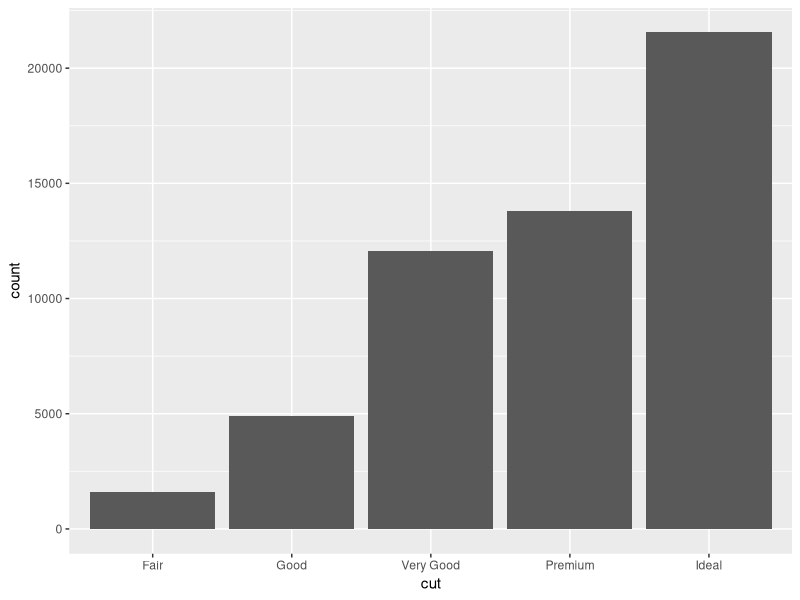
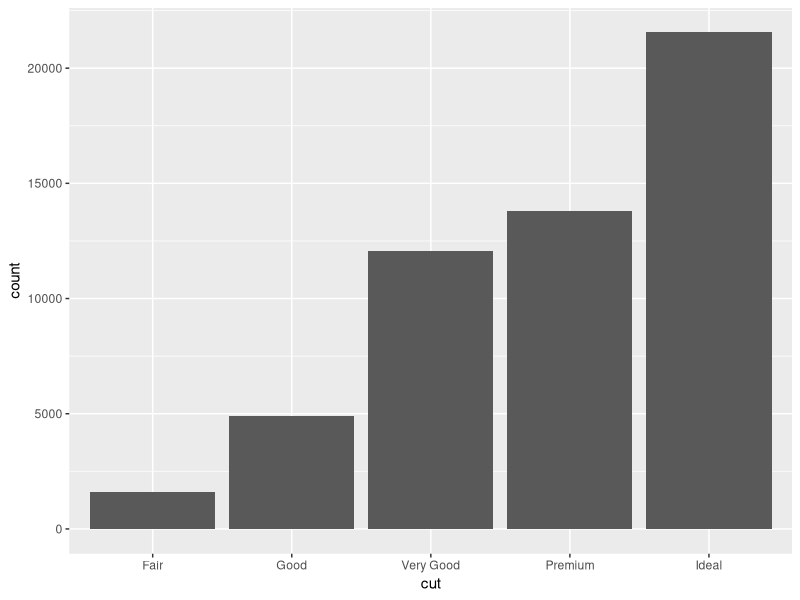
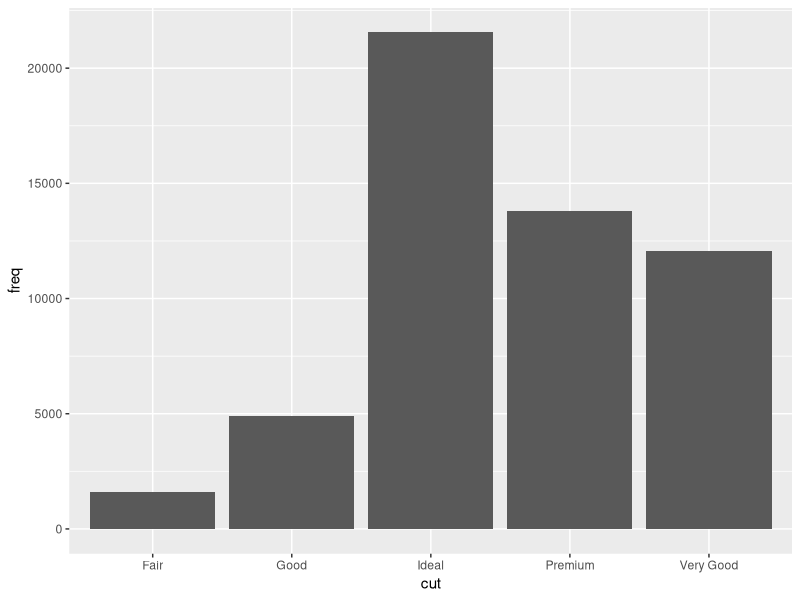
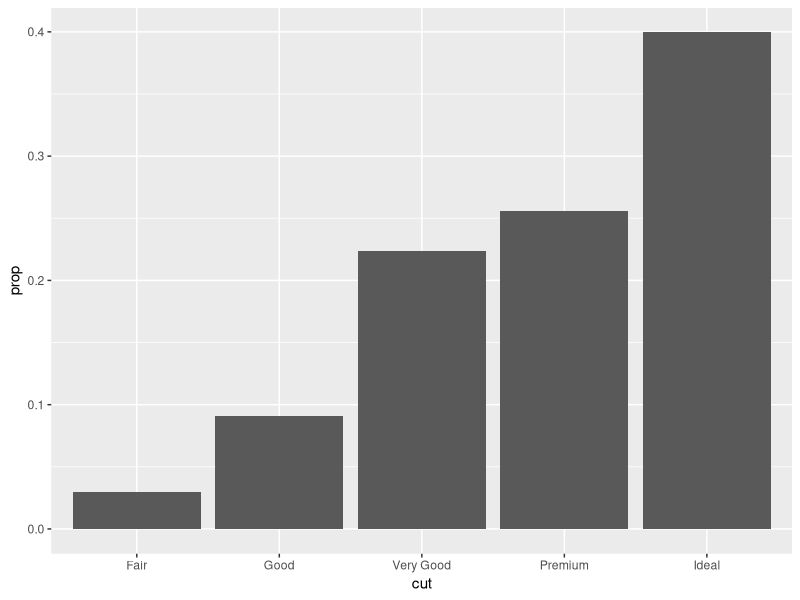
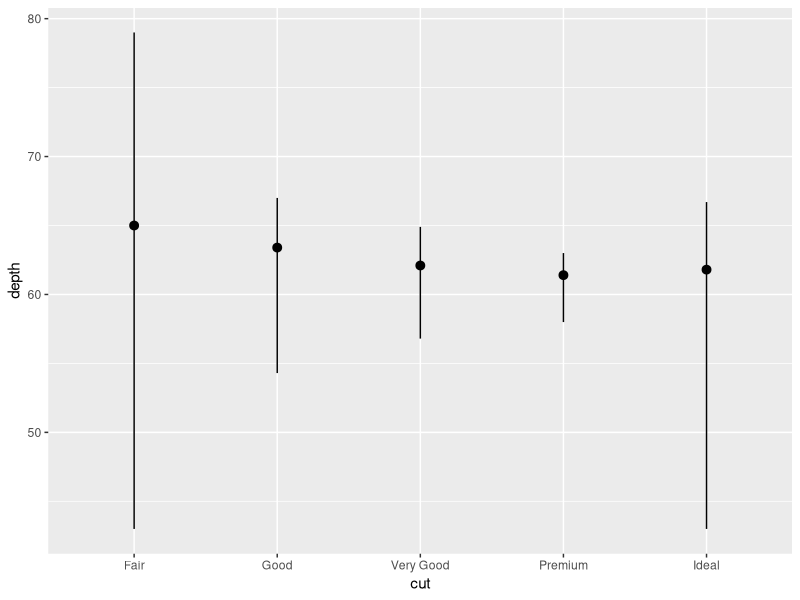
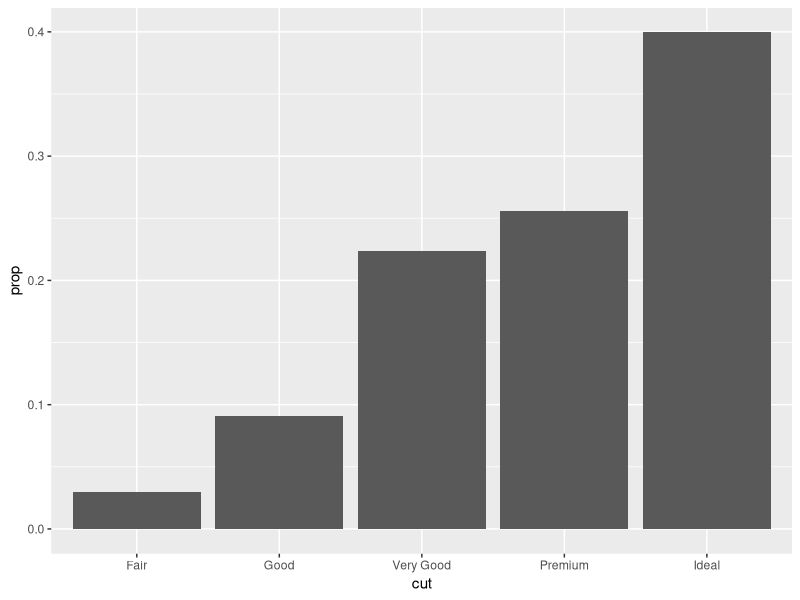
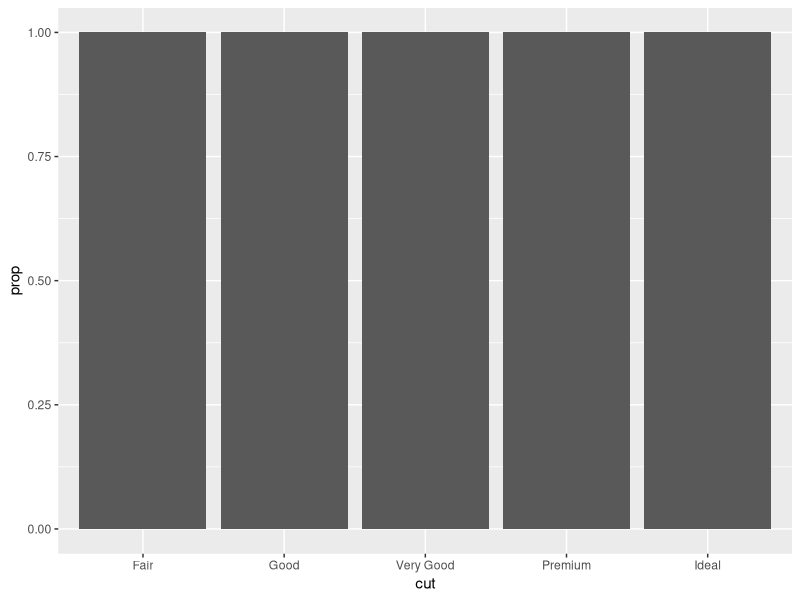
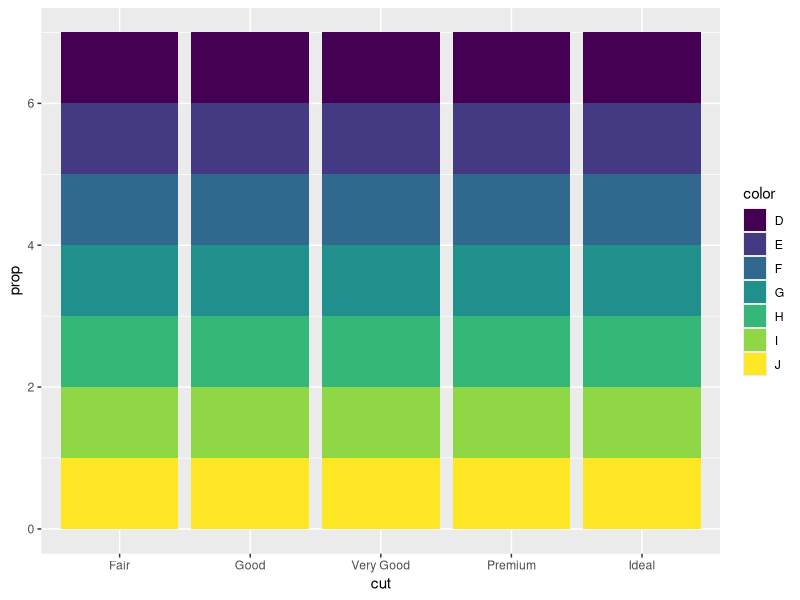

Recreate these plots in R, in order.
###### Fedezzunk fel adatokat vizualisan a ggplot2-vel! (folytatas)

require(tidyverse)



# Ismétlés ----------------------------------------------------------------



#### 6. Statisztikai transzformaciok --------------------------------

# A ggplot2 tartalmaz gyémántokról szóló beépített adatokat
?diamonds

# Oszlopdiagram
ggplot(data = diamonds) + 
    geom_bar(mapping = aes(x = cut))

# Mi van az x tengelyen? Es mi van az y tengelyen?

# Az y tengelyen a darabszám látszik - ez nincs is benne az adattáblában! 
# Egyes geom-ok uj ertekeket szamitanak az abrazolashoz egy algoritmussal, ezt nevezzük az adott geom stat-jának

# Milyen ertekeket szamol a geom_bar()?


# geom es stat fuggvenyek felcserelhetoek,
# mert minden geom-nak van default stat-ja, es viszont
ggplot(data = diamonds) + 
    stat_count(mapping = aes(x = cut))

## 6.1 Statisztikai transzformaciok explicit meghatarozasa ----------------

# A geom_bar() stat argumentumanak felulirasa: 


# a, mutassa a valtozok nyers erteket 

# Meghatározunk egy adattáblát, amiben már benne vagyok a csiszolások darabszámai
# (ennek a szintaxisát majd később megnézzük részletesen!)
demo <- tribble(
  ~cut,         ~freq,
  "Fair",       1610,
  "Good",       4906,
  "Very Good",  12082,
  "Premium",    13791,
  "Ideal",      21551
)

ggplot(data = demo) +
  geom_bar(mapping = aes(x = cut, y = freq), stat = "identity")

# b, mutasson egy másik számított értéket 

# Lassuk inkabb az aranyokat a mennyiseg helyett
ggplot(data = diamonds) + 
    geom_bar(mapping = aes(x = cut, y = stat(prop), group = 1))


# c, Ha jobban ki akarjuk fejteni a statisztikai szamitasokat

# stat_summary(): y ertek statisztikai osszefoglalasa x minden egyedi ertekere

ggplot(data = diamonds) + 
    stat_summary(
        mapping = aes(x = cut, y = depth),
        fun.min = min,
        fun.max = max,
        fun = median
    ) 



# ggplot2 20+ stat fuggvenyt tartalmaz!
# Attekintesuk a ggplot2 cheatsheet-en:
# https://github.com/rstudio/cheatsheets/raw/master/data-visualization-2.1.pdf 

## 6.2 Gyakorlas - statisztikai transzformaciok ----------------

# 1) Mi a stat_summary() default geom-ja? 
# Reprodukald a legutobbi abrat egy geom fuggvennyel!

# 2) Mit csinal a geom_col()? Miben kulonbozik a geom_bar()-tol?

# 3) Milyen ertekeket szamol a stat_smooth()? Milyen parameterekkel vezerelheto?

# 4) Az aranyokat mutato oszlopdiagram kodjaban miert van group=1?
# Mi a problema a ket alatta meghatarozott abraval?
ggplot(data = diamonds) +
    geom_bar(mapping = aes(x = cut, y = stat(prop), group = 1))

ggplot(data = diamonds) + 
  geom_bar(mapping = aes(x = cut, y = after_stat(prop)))

ggplot(data = diamonds) + 
  geom_bar(mapping = aes(x = cut, fill = color, y = after_stat(prop)))

#### 7. A pozicio finomhangolasa --------------------------------

# Mi a kulonbseg a fill es a colour argumentumok kozott oszlopdiagramnal?
ggplot(data = diamonds) + 
    geom_bar(mapping = aes(x = cut, colour = cut))

ggplot(data = diamonds) + 
    geom_bar(mapping = aes(x = cut, fill = cut))

# Ha egy masik valtozot rendelunk a fill argumentumhoz
ggplot(data = diamonds) + 
    geom_bar(mapping = aes(x = cut, fill = clarity))

# Automatikusan fel lettek "polcolva" (stacked) az oszlopok
# Minden egyes téglalap a csiszolás (cut) és a tisztaság (clarity) egy-egy kombinációt mutatja

## 7.1 A position argumentum ----------------

# Milyen oszlopdiagramot lehet még készíteni?

# a, "identity" minden objektumot oda rak ahová esik a koordinátarendszeren belül
# atfedes miatt oszlopoknal nem szerencses

# Ez lathato, ha attetszore allitjuk az oszlopokat
ggplot(data = diamonds, mapping = aes(x = cut, fill = clarity)) + 
    geom_bar(alpha = 1/5, position = "identity")

# Vagy kitoltetlenul hagyjuk oket
ggplot(data = diamonds, mapping = aes(x = cut, colour = clarity)) + 
    geom_bar(fill = NA, position = "identity")

# b, position="fill" jo, ha aranyokat akarunk osszehasonlitani
ggplot(data = diamonds) + 
    geom_bar(mapping = aes(x = cut, fill = clarity), position = "fill")

# Vessük össze az ábrát a gyakorisági táblázattal!
table(diamonds$cut, diamonds$clarity)

# c, position = "dodge" egymas melle pakolja az oszlopokat
# Ertekek kozvetlen osszevetesehez nagyon jo


ggplot(data = diamonds) + 
    geom_bar(mapping = aes(x = cut, fill = clarity), position = "dodge")

# d, van még egy opció, ami pontfelhőknél nagyon jó

# Mi lehet a problema egy ilyen pontfelhovel?
ggplot(data = mpg) + 
    geom_point(mapping = aes(x = displ, y = hwy))


# Adjunk egy kis "zajt" az adatokhoz, hogy ne egymason legyen a pontok
ggplot(data = mpg) + 
    geom_point(mapping = aes(x = displ, y = hwy), position = "jitter")

# Ugyanez rovidebben
ggplot(data = mpg) +
    geom_jitter(mapping = aes(x = displ, y = hwy), width = 0.1)

# Nézzük meg, melyik displ+hwy kombinációban van több átfedő adatpont
ggplot(data = mpg) +
  geom_count(mapping = aes(x = displ, y = hwy), alpha = 0.5)



## 7.2 Gyakorlas - pozicio ----------------

# 1. Mi a gond ezzel az abraval? Hogyan lehetne ertelmesebbe tenni?
ggplot(data = mpg, mapping = aes(x = cty, y = hwy)) + 
    geom_point()

# 2. geom_jitter() fuggvenyben hogyan lehet szabalyozni a zaj merteket?

# 3. Mi a kulonbseg a geom_jitter() es a geom_count() kozott?

#### 8. Koordinata-rendszerek  --------------------------------

# Az alapbeállítás a karteziánus koordináta-rendszer
# x és y értéke határozza meg a pontok helyét
# van még néhány további lehetőség is


# a, x es y tengely felcserelese a coord_flip() fuggvennyel

# ha az x tengelyen egymásba nyúlnak az egyes értékek címkéi

ggplot(data = mpg, mapping = aes(x = class, y = hwy)) + 
    geom_boxplot()


ggplot(data = mpg, mapping = aes(x = class, y = hwy)) + 
    geom_boxplot() +
    coord_flip()


# b, "Polaris" koordinatarendszer a coord_polar() fugvennyel

bar <- ggplot(data = diamonds) + 
    geom_bar(
        mapping = aes(x = cut, fill = cut), 
        show.legend = FALSE,
        width = 1
    ) + 
    theme(aspect.ratio = 1) +
    labs(x = NULL, y = NULL)

bar + coord_flip()
bar + coord_polar()

## 8.1 Gyakorlas - koordinata-rendszerek ----------------

# 1) Keszits "polcolt" (stacked) oszlopbol tortat a coord_polar() fuggvennyel!




# 2) Mit árul el ez az ábra a városi és az országúti fogyasztás kapcsolatáról?
# Miért fontos a coord_fixed() használata?
# Mit csinál a geom_abline()?

ggplot(data = mpg, mapping = aes(x = cty, y = hwy)) +
  geom_point() + 
  geom_abline() +
  coord_fixed()

#### 9. Osszefoglalas: a grafika nyelvtana a ggplot2-ben  -------------------------------- 

# ggplot(data = <DATA>) + 
#     <GEOM_FUNCTION>(
#         mapping = aes(<MAPPINGS>),
#         stat = <STAT>, 
#         position = <POSITION>
#     ) +
#     <COORDINATE_FUNCTION> +
#     <FACET_FUNCTION>

# Meg kell adni: adat <DATA>, kapcsolas <MAPPINGS>, es <GEOM>!
# Tobbire van mukodokepes default, ami felulirhato.


# Kérdés: mi lehet a limitációja annak, ha a csoportok közötti különbségeket oszlopdiagramokkal 
# mutatjuk meg? Hogyan lehetne ezt orvosolni?